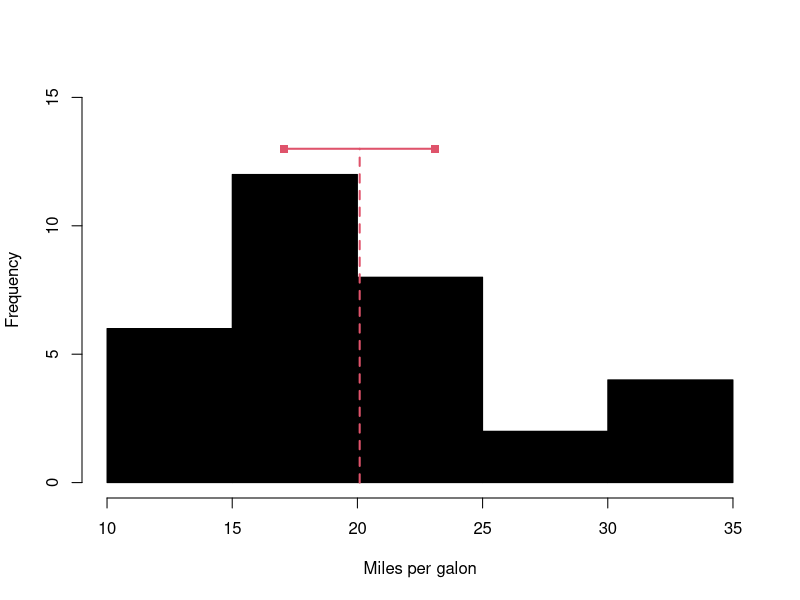

Reproduce this figure in R. (Note: this script raises an error after producing the figure.)
## ---- chunk 1
mtcarsData <- data.frame(mtcars)
mtcarsData$vs <- factor(mtcarsData$vs,levels=c(0,1),labels=c("V-shaped","Straight"))
mtcarsData$am <- factor(mtcarsData$am,levels=c(0,1),labels=c("automatic","manual"))
## ---- chunk 2
table(mtcarsData$vs)
table(mtcarsData$am)
## ---- chunk 3
table(mtcarsData$vs,mtcarsData$am)
## ---- chunk 4
setNames(mean(mtcarsData$mpg),"mean")
quantile(mtcarsData$mpg)
setNames(median(mtcarsData$mpg),"median")
## ---- chunk 5
var(mtcarsData$mpg)
sd(mtcarsData$mpg)
## ---- chunk 6
hist(mtcarsData$mpg, xlab="Miles per galon", main="", ylim=c(0,15),
     col=17)
lines(rep(mean(mtcarsData$mpg),2), c(0,13), col=2, lwd=2, lty=2)
lines(mean(mtcarsData$mpg)+c(-0.5,0.5)*sd(mtcarsData$mpg), c(13,13),
      col=2, lwd=2)
points(mean(mtcarsData$mpg)+c(-0.5,0.5)*sd(mtcarsData$mpg), c(13,13),
       pch=15, col=2, lwd=2)
text(20, 14, TeX("$\\hat{\\sigma}$"))
## ---- chunk 7
timeDate::skewness(mtcarsData$mpg)
timeDate::kurtosis(mtcarsData$mpg)
## ---- chunk 8
summary(mtcarsData)
## ---- chunk 9
barplotVS <- barplot(table(mtcarsData$vs), xlab="Type of engine")
text(barplotVS,table(mtcarsData$vs)/2,table(mtcarsData$vs),cex=1.25)
## ---- chunk 10
barplotCYL <- barplot(table(mtcarsData$cyl),
                      xlab="Number of cylinders", col=17)
text(barplotCYL, table(mtcarsData$cyl)/2, table(mtcarsData$cyl), cex=1.25)
## ---- chunk 11
hist(mtcarsData$cyl, col=17)
## ---- chunk 12
barplot(table(mtcarsData$vs,mtcarsData$am),
        xlab="Type of transmission", legend.text=levels(mtcarsData$vs))
## ---- chunk 13
tableplot(mtcarsData$vs,mtcarsData$am,
          xlab="Type of engine", ylab="Type of transmission")
## ---- chunk 14
tableplot(mtcarsData$cyl,mtcarsData$vs,
          xlab="Number of cylinders", ylab="Type of engine")
## ---- chunk 15
hist(mtcarsData$wt, xlab="Weight", main="", probability=TRUE,
     col=17)
lines(density(mtcarsData$wt), col=2, lwd=2)
## ---- chunk 16
boxplot(mtcarsData$wt, ylab="Weight")
points(mean(mtcarsData$wt),col=2, pch=16)
## ---- chunk 17
vioplot(mtcarsData$wt, ylab="Weight", col=17, rectCol=16)
points(mean(mtcarsData$wt),col=2, pch=16)
## ---- chunk 18
qqnorm(mtcarsData$wt)
qqline(mtcarsData$wt)
## ---- chunk 19
plot(mtcarsData$wt, mtcarsData$mpg, xlab="Weight", ylab="Mileage")
lines(lowess(mtcarsData$wt, mtcarsData$mpg), col=2, lwd=2)
## ---- chunk 20
plot(mtcarsData$gear, mtcarsData$mpg, xlab="Number of gears", ylab="Mileage")
## ---- chunk 21
boxplot(mpg~gear, mtcarsData, xlab="Number of gears", ylab="Mileage")
points(tapply(mtcarsData$mpg, mtcarsData$gear, mean), col=2, pch=16)
## ---- chunk 22
vioplot(mpg~am, mtcarsData, xlab="Transmission type", ylab="Mileage",
        col=17, rectCol=16)
points(tapply(mtcarsData$mpg, mtcarsData$am, mean), col=2, pch=16)
## ---- chunk 23
plot(mtcars)
## ---- chunk 24
# Amend the palette. This is just to show how to use it
# This palette is in red colours
palette(c(rgb(0.5,0.2,0.2,0.5), rgb(0.5,0.2,0.2,1), rgb(0.9,0.6,0.6,0.5)))
# Call the function
spread(mtcarsData, lowess=TRUE)
## ---- chunk 25
palette(ourPalette)
